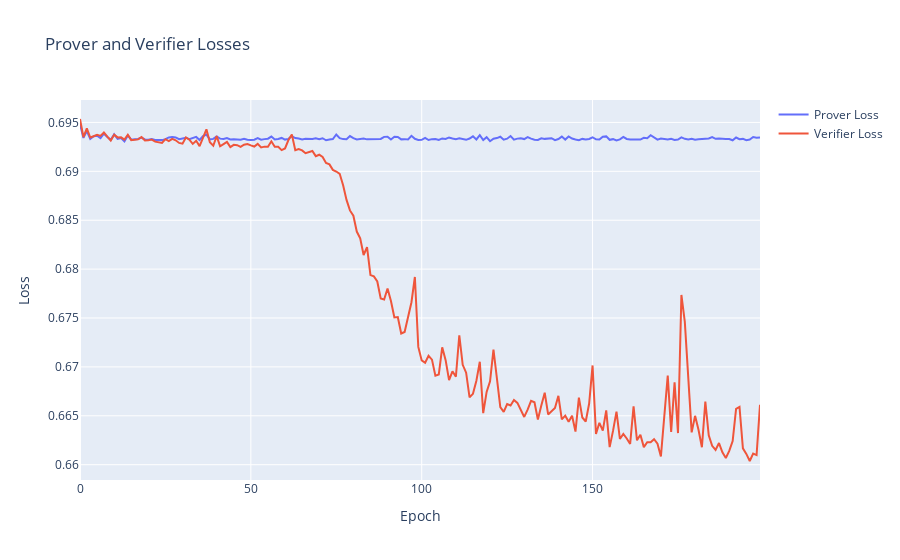

Notebook code for this chart:
### Code cell
fig = go.Figure()

fig.add_trace(
    go.Scatter(
        x=np.arange(NUM_EPOCHS), y=losses_prover, mode="lines", name="Prover Loss"
    )
)
fig.add_trace(
    go.Scatter(
        x=np.arange(NUM_EPOCHS), y=losses_verifier, mode="lines", name="Verifier Loss"
    )
)

fig.update_layout(
    title="Prover and Verifier Losses", xaxis_title="Epoch", yaxis_title="Loss"
)

fig.show()

### Figure 1 — Plotly figure (JSON) as saved in the notebook; plotly's stock layout.template omitted (floating-point values rounded to 4 significant figures; data arrays with more than 128 entries replaced by an {"elided": "..."} marker saying what was removed)
{"data": [{"mode": "lines", "name": "Prover Loss", "type": "scatter", "x": {"elided": "200 int values"}, "y": {"elided": "200 float values"}}, {"mode": "lines", "name": "Verifier Loss", "type": "scatter", "x": {"elided": "200 int values"}, "y": {"elided": "200 float values"}}], "layout": {"title": {"text": "Prover and Verifier Losses"}, "xaxis": {"title": {"text": "Epoch"}}, "yaxis": {"title": {"text": "Loss"}}}}
